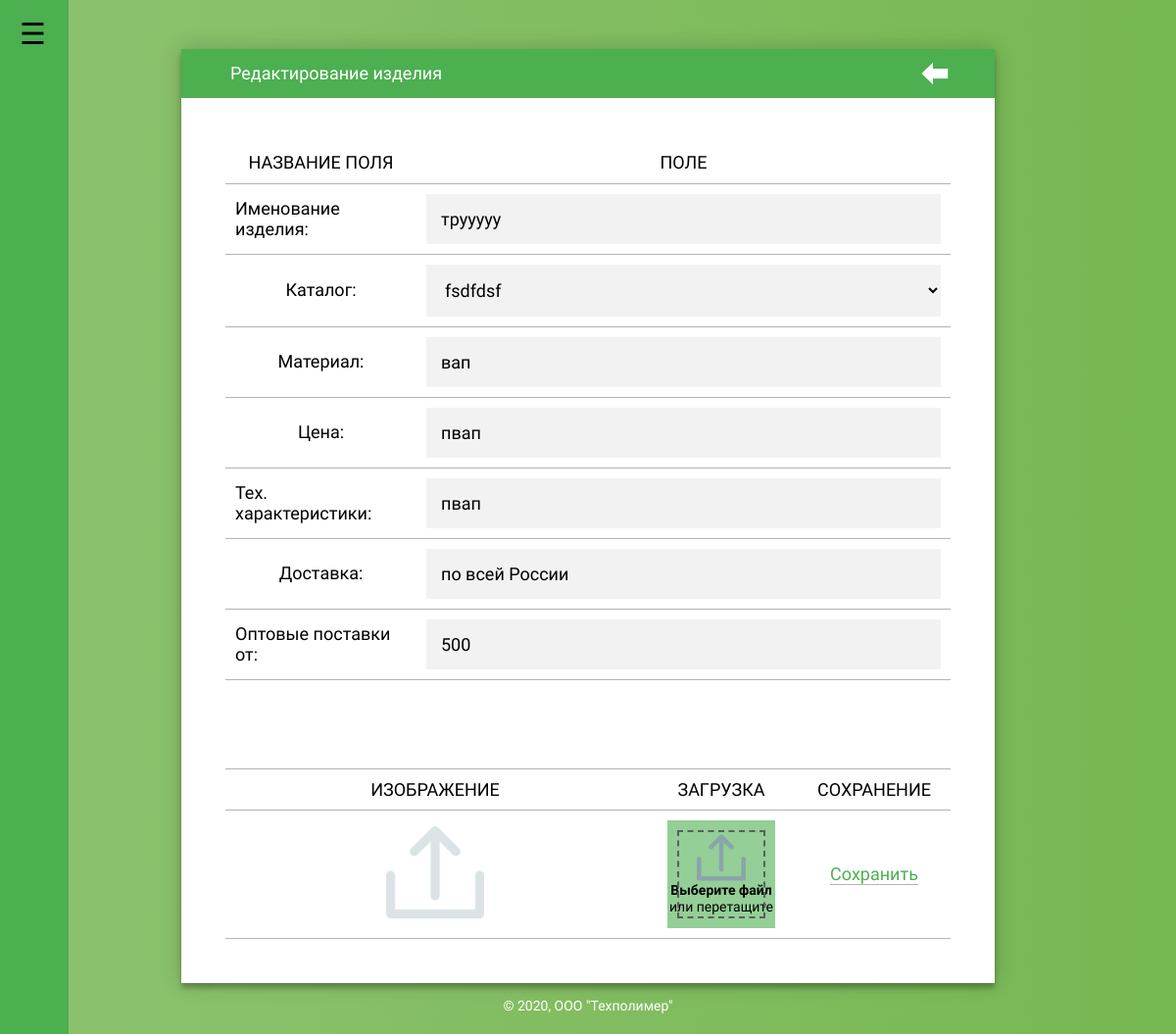
The app's page /admin/editProduct/37 (signed in) with its own data.
### tables this page shows
CREATE TABLE IF NOT EXISTS `products` (
  `id` int(11) NOT NULL AUTO_INCREMENT,
  `idCatalog` int(11) NOT NULL,
  `title` varchar(100) NOT NULL,
  `price` text NOT NULL,
  `materials` text NOT NULL,
  `specifications` text NOT NULL,
  `delivery` text NOT NULL,
  `amount` text NOT NULL,
  `file1` text NOT NULL,
  `file2` text NOT NULL,
  `file3` text NOT NULL,
  PRIMARY KEY (`id`),
  KEY `idCatalog` (`idCatalog`)
);

### controllers/adminController.php (called while the page is built, shortened)
<?php
class AdminController extends Controller
{
	public function __construct($route)
	{
		$this->view->layout = 'admin';
	}
	public function editProductAction()
	{
		$mainMod = new MainModel;
		$vars = array(
			'list' => $mainMod->fullCatalogsList(),
			'data' => $this->model->productData($this->route['id']),
		);
		$this->view->render('Редактирование описания изделия', $vars);
	}
}

### index.php (called while the page is built, shortened)
<?php
spl_autoload_register(function($class){
	$path = str_replace('\\', '/', $class.'.php');
});
$router = new Router;
$router->run();

### lib/db.php (called while the page is built, shortened)
<?php
class Db
{
	protected $db;
	public function __construct()
	{
		$config = require 'config/dbConfig.php';
		$this->db = new PDO('mysql:host='.$config['host'].';dbname='.$config['name'].'',$config['user'],$config['password']);
	}
	public function query($sql, $params = array())
	{
		$stmt = $this->db->prepare($sql);
		if(!empty($params))
		{
			foreach($params as $key =>$val)
			{
				if (is_int($val))
				{
					$type = PDO::PARAM_INT;
				} else
				{
					$type = PDO::PARAM_STR;
				}
				$stmt->bindValue(":".$key, $val, $type);
			}
		}
		$stmt->execute();
		return $stmt;
	}
	public function row($sql, $params = array())
	{
		$result = $this->query($sql, $params);
		return $result->fetchAll(PDO::FETCH_ASSOC);
	}
}

### config/dbConfig.php (called while the page is built)
<?php
return array(
	'host' => 'localhost',
	'name' => 'detailsmeta',
	'user' => 'root',
	'password' => '',
);

### models/adminModel.php (called while the page is built, shortened)
<?php
class AdminModel extends Model
{
	public function productData($id)
	{
		$params = array(
			'id' => $id,
		);
		return $this->db->row('SELECT * FROM products WHERE id = :id', $params);
	}
}
?>

### core/model.php (called while the page is built, shortened)
<?php
abstract class Model
{
	public function __construct()
	{
		$this->db = new Db;
	}
}

### models/mainModel.php (called while the page is built, shortened)
<?php
class MainModel extends Model
{
	public function fullCatalogsList()
	{
		return $this->db->row('SELECT * FROM catalogs ORDER BY id');
	}
}
?>

### core/controller.php (called while the page is built, shortened)
<?php
abstract class Controller
{
	public function __construct($route)
	{
		$this->route = $route;
		$this->model = $this->loadModel($route['controller']);
	}
	public function loadModel($name)
	{
		$path = 'models\\'.ucfirst($name).'Model';
		if(class_exists($path))
		{
			return new $path;
		}
	}
}

### views/admin/editProductView.php (the view, shortened to what this page needs)
<div class="container">
    <div class="panel settings-panel">
		<div class="title-panel">
			<span class="c-white fs-medium ff-SansNarrow">Редактирование изделия</span>
			<a href="/admin/viewCatalogs/<?php echo $data[0]['idCatalog']; ?>">
				<div class="b-arrow-left"></div>
			</a>
		</div>
		<div class="d-table ff-SansNarrow">
			<form action="/admin/editProduct/<?php echo $data[0]['id']; ?>" method="post" enctype="multipart/form-data">
				<div class="d-tr d-th">
					<span class="d-td fs-medium">
						Название поля
					</span>
					<span class="d-td fs-medium" style="flex-grow: 3;">
						Поле
					</span>
				</div>
				<div class="d-tr">
					<span class="d-td fs-medium">
						Именование изделия:
					</span>
					<span class="d-td fs-medium" style="flex-grow: 3;">
						<input class="fs-medium"  type="text" name="title" value="<?php echo $data[0]['title']; ?>">
					</span>
				</div>
				<div class="d-tr">
					<span class="d-td fs-medium">
						Каталог:
					</span>
					<span class="d-td fs-medium" style="flex-grow: 3;">
						<select class="fs-medium" name="idCatalog">
						<?php foreach ($list as $val): ?>
							<?php if($data[0]['idCatalog'] == $val['id']): ?>
								<option value="<?php echo $val['id']; ?>" selected="selected"><?php echo $val['title']; ?></option>
							<?php else: ?>
								<option value="<?php echo $val['id']; ?>"><?php echo $val['title']; ?></option>
							<?php endif; ?>
						<?php endforeach; ?>
						</select>
					</span>
				</div>
				<div class="d-tr">
					<span class="d-td fs-medium">
						Материал:
					</span>
					<span class="d-td fs-medium" style="flex-grow: 3;">
						<input class="fs-medium"  type="text" name="materials" value="<?php echo $data[0]['materials']; ?>">
					</span>
				</div>
				<div class="d-tr">
					<span class="d-td fs-medium">
						Цена:
					</span>
					<span class="d-td fs-medium" style="flex-grow: 3;">
						<input class="fs-medium"  type="text" name="price" value="<?php echo $data[0]['price']; ?>">
					</span>
				</div>
				<div class="d-tr">
					<span class="d-td fs-medium">
						Тех. характеристики:
					</span>
					<span class="d-td fs-medium" style="flex-grow: 3;">
						<input class="fs-medium"  type="text" name="specifications" value="<?php echo $data[0]['specifications']; ?>">
					</span>
				</div>
				<div class="d-tr">
					<span class="d-td fs-medium">
						Доставка:
					</span>
					<span class="d-td fs-medium" style="flex-grow: 3;">
						<input class="fs-medium"  type="text" name="delivery" value="<?php echo $data[0]['delivery']; ?>">
					</span>
				</div>
				<div class="d-tr">
					<span class="d-td fs-medium">
						Оптовые поставки от:
					</span>
					<span class="d-td fs-medium" style="flex-grow: 3;">
						<input class="fs-medium"  type="text" name="amount" value="<?php echo $data[0]['amount']; ?>">
					</span>
				</div>
				<div class="d-tr">
					<span class="d-td container-empty-list">
					</span>
				</div>
				<div class="d-tr d-th">
					<span class="d-td fs-medium" style="flex-grow: 3;">
						Изображение
					</span>
					<span class="d-td fs-medium">
						Загрузка
					</span>
					<span class="d-td fs-medium">
						Сохранение
					</span>
				</div>
				<div class="d-tr">
					<span class="d-td-img">
						<div class="dropped-container">
							<div class="container-drop-img">
								<?php if (!empty($data[0]['file1'])): ?>
									<a href="#img1111">
										<img class="d-table-img" src="/public/images/products/<?php echo $data[0]['file1']; ?>.png" style="opacity:.3;">
									</a>
								<?php endif; ?>
							</div>
						</div>
					</span>
					<span class="d-td">
					<div>
						<div class="upload-container">
							<img class="upload-container-img" src="/public/images/upload-icon.png">
							<label class="upload-container-label fs-small" for="upload-btn">Выберите файл</label>
							<span>или перетащите</span>
						</div>
					</div>
					</span>
					<span class="d-td">
						<a id="btn-form" class="d-td-action  fs-medium ff-SansNarrow" href="">Сохранить</a>
					</span>
				</div>
			</form>
		</div>
    </div>
</div>

### public/styles/admin.css (style rules this page uses)
:root { --c-green: #4caf50; --c-green-d: #43a047; --c-gray-l: #b3b3b3; --c-white: #fff; --c-black: #000; }
body { font: 14px/1.2 'PT Sans Narrow', san-serif; background: #76b852; background: -webkit-linear-gradient(right, #76b852, #8DC26F); background: -moz-linear-gradient(right, #76b852, #8DC26F); background: -o-linear-gradient(right, #76b852, #8DC26F); background: linear-gradient(to left, #76b852, #8DC26F); font-family: "Roboto", sans-serif; -webkit-font-smoothing: antialiased; -moz-osx-font-smoothing: grayscale; height: 100vh; display: flex; flex-direction: column; padding: 0px; margin: 0px; }
*, *:before, *:after { box-sizing: border-box; -webkit-box-sizing: border-box; -moz-box-sizing: border-box; }
.container { max-width: calc(800px + 6*5px + 160px); min-width: 410px; margin: 0 auto; }
.panel { margin-top: 50px; margin-left: 80px; margin-right: 80px; max-width: calc(800px + 6*5px); min-width: calc(410px); }
.settings-panel { z-index: 1; background: var(--c-white); box-shadow: 0 0 20px 0 rgba(0, 0, 0, 0.2), 0 5px 5px 0 rgba(0, 0, 0, 0.24); }
.title-panel { display: flex; justify-content: space-between; align-items: center; background-color: var(--c-green); height: 50px; line-height: 50px; padding-left: 50px; padding-right: 50px; }
.b-arrow-left { position: relative; height: 0px; width: 0px; border: 8px solid; border-color: var(--c-white) var(--c-white) transparent transparent; transform: rotate(-135deg); transition: transform 0.25s ease-out, border-color 0.25s ease-in-out; margin-right: 5px; }
.b-arrow-left:before { content: ''; position: absolute; top: 0px; right: 0px; display: block; height: 10px; width: 16px; background-color: var(--c-white); transform: rotate(135deg) translate(-2px, -2px); transition: transform 0.25s ease-out, background-color 0.25s ease-in-out; }
.d-table { display: flex; flex-flow: column nowrap; flex: 1 1 auto; padding: 45px; }
.d-th { display: none; text-transform: uppercase; }
.d-tr { display: flex; flex-flow: row nowrap; }
.d-td { display: flex; flex-flow: row nowrap; flex-grow: 1; flex-basis: 0; padding: 10px; min-width: 100px; border-bottom: 1px solid var(--c-gray-l); white-space: normal; justify-content: center; align-items: center; }
.d-td-img { display: flex; flex-flow: row nowrap; flex-grow: 3; flex-basis: 0; padding: 10px; min-width: 100px; border-bottom: 1px solid var(--c-gray-l); white-space: normal; justify-content: center; align-items: center; }
.d-table-img { width: 100%; max-width: 200px; height: 100px; }
.d-td-action { position: relative; padding: 0; font-weight: 300; font-size: 16px; color: var(--c-green); min-width: 80px; text-decoration: none; text-align: center; -webkit-transition: color .5s ease, padding .5s ease; -moz-transition: color .5s ease, padding .5s ease; transition: color .5s ease, padding .5s ease; }
.d-td-action:after { content: ''; display: block; position: absolute; left: 0; bottom: 0; height: 1px; width: 100%; background: var(--c-gray-l); -webkit-transition: width .5s ease; transition: width .5s ease; }
.upload-container { display: flex; justify-content: center; align-items: center; flex-direction: column; width: 110px; height: 110px; outline: 2px dashed #5d5d5d; outline-offset: -12px; background-color: rgba(76,175,80,.6); text-align: center; }
.upload-container-img { width: 50px; height: 50px; user-select: none; }
.upload-container-label { font-weight: bold; }
.container-drop-img { display: inline-block; position: relative; background-color: var(--c-white); width: 100%; max-width: 200px; height: 100px; }
.d-table textarea, .d-table input, .d-table select { font-family: 'PT Sans Narrow', san-serif; outline: 0; background: #f2f2f2; width: 100%; border: 0; padding: 15px; box-sizing: border-box; }
.container-empty-list { padding: 45px; }
.c-white { color: var(--c-white); }
.fs-small { font-size: 14px; }
.fs-medium { font-size: 18px; }
.ff-SansNarrow { font-family: 'PT Sans Narrow', san-serif; }

### records on screen
products: title "трууууу", materials "вап", price "пвап", specifications "пвап", delivery "по всей России", amount "500", file1 (picture)

### other values on screen
$vars['orgName'] "ООО \"Техполимер\""
form field idCatalog "fsdfdsf"
